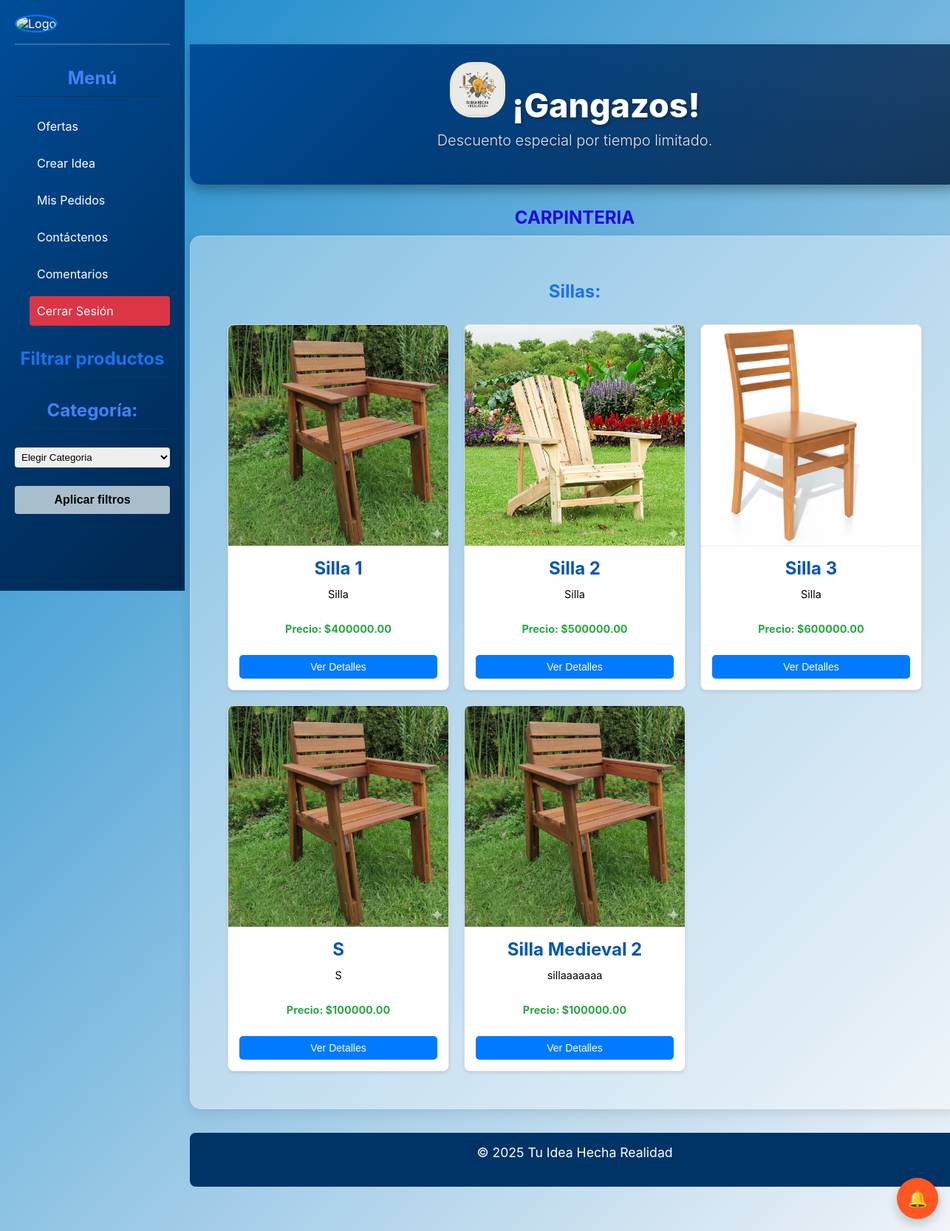
Page /vidrieria/ on the committed database.
### core/models.py (models this page shows)
class Sillas(models.Model):
    nombre2 = models.CharField(max_length=100)
    descripcion2 = models.CharField(max_length=250, default='', blank=True,null=True)
    precio2 = models.DecimalField(max_digits=10, decimal_places=2)
    imagen2 = models.ImageField(upload_to='uploads/productos/')
    cantidad_disponible = models.IntegerField(default=0)

### Productos/views.py (the view)
# urls.py: path('vidrieria/', views.vidrieria, name='vidrieria'),
def vidrieria(request):
    usernameCliente = request.session.get('usernameCliente')
    usuario = None
    if usernameCliente:
        try:
            usuario = UserClientes.objects.get(usernameCliente=usernameCliente)
        except UserClientes.DoesNotExist:
            pass
    sillas = Sillas.objects.all()
    context = {
        'sillas': sillas,
        'usuario': usuario
    }
    return render(request, "Productos/vidrieria.html", context)

### core/context_processors.py (called while the page is built, shortened)
def idea_notifications(request):
    username_cliente = request.session.get('usernameCliente')
    username_empresa = request.session.get('usernameEmpresa')
    has_notif = False
    try:
        if username_cliente:
            has_notif = MensajeIdea.objects.filter(
                idea__autor=username_cliente,
                remitente_tipo='empresa',
                leido=False
            ).exists()
    except Exception as e:
        print(f"Error en idea_notifications: {str(e)}")
        has_notif = False
    return {
        'has_idea_notifications': has_notif
    }

### Productos/templates/Productos/vidrieria.html (shortened to what this page needs)
<!DOCTYPE html>
<html lang="es">
<head>
    {% load static %}
    <link rel="stylesheet" href="{% static 'Productos/css/styles1.css' %}">
</head>
<body>
<div class="sidebar">
    <div class="sidebar-user-info">
        <a href="{% url 'perfilUsuario' %}" class="user-avatar-link">
            {% if usuario.foto_perfil %}
                <img src="{{ usuario.foto_perfil.url }}" alt="Foto de perfil" width="50" height="50" style="border-radius: 50%; border: 2px solid #007BFF; object-fit: cover;">
            {% else %}
                <img src="{% static 'core/img/Perfil.png' %}" alt="Logo" width="50" height="50" style="border-radius: 50%; border: 2px solid #007BFF;">
            {% endif %}
        </a>
    </div>
  <h2 class="h2-side">Menú</h2>
  <ul>
    <li><a href="{% url 'productos' %}">Ofertas</a></li>
    <li><a href="{% url 'idea' %}">Crear Idea</a></li>
    <li><a href="{% url 'mis_pedidos' %}">Mis Pedidos</a></li>
    <li><a href="{% url 'contact' %}">Contáctenos</a></li>
    <li><a href="{% url 'comentarios' %}">Comentarios</a></li>
    <li><a href="{% url 'logout' %}" class="logout-button">Cerrar Sesión</a></li>
  </ul>
  <div class="filtros">
    <h3>Filtrar productos</h3>
    <h2 for="categoria" class="h2-side">Categoría:</h2>
    <select id="categoria">
        <option value="">Elegir Categoria</option>
    </select>
    <button onclick="aplicarFiltros()">Aplicar filtros</button>
  </div>
</div>
<div class="main-content-wrapper">
  <header>
    <h1 class="div" style="text-align: center;">
      <img src="{% static 'core/img/Gemini_Generated_Image_tzay6utzay6utzay.jfif' %}" alt="Logo" width="75" height="75">
      ¡Gangazos!
    </h1>
    <p class="subtitulo">Descuento especial por tiempo limitado.</p>
  </header>
<section>
    <div>
        <h2>CARPINTERIA</h2>
        <section class="seccion-at">
            <div>
                <div>
                    <div>
                        <div>
                            <div>
                                <h3>Sillas:</h3>
                            </div>
                        </div>
                    </div>
                    <div class="contenedor-articulos" id="contenedorArticulos">
                        {% for silla in sillas %}
                        <div class="articulo">
                            {% if silla.imagen2 %}
                            <img src="{{ silla.imagen2.url }}" alt="{{ silla.nombre2 }}">
                            {% else %}
                            <img src="{% static 'Productos/img/Sillas.jpg' %}" alt="{{ silla.nombre2 }}">
                            {% endif %}
                            <div class="contenido-articulo">
                                <h3>{{ silla.nombre2 }}</h3>
                                <p>{{ silla.descripcion2 }}</p>
                                <p class="precio-destacado">Precio: ${{ silla.precio2 }}</p>
                                <button class="btn-ver-detalles" onclick="mostrarDetalles('silla', {{ silla.id }}, '{{ silla.nombre2|escapejs }}', '{{ silla.descripcion2|escapejs }}', '{{ silla.precio2 }}', '{% if silla.imagen2 %}{{ silla.imagen2.url }}{% else %}{% static 'Productos/img/Sillas.jpg' %}{% endif %}')">Ver Detalles</button>
                            </div>
                        </div>
                        {% endfor %}
                    </div>
                </div>
            </div>
        </section>
    </div>
</section>
    <footer>
        <p>&copy; 2025 Tu Idea Hecha Realidad</p>
    </footer>
</div>
{% include 'core/floating_buttons.html' %}
</body>
</html>

### rows in the picture
Sillas: imagen2 (picture), nombre2 "Silla 1", descripcion2 "Silla", precio2 "400000.00"
Sillas: imagen2 (picture), nombre2 "Silla 2", descripcion2 "Silla", precio2 "500000.00"
Sillas: imagen2 (picture), nombre2 "Silla 3", descripcion2 "Silla", precio2 "600000.00"
Sillas: imagen2 (picture), nombre2 "S", descripcion2 "S", precio2 "100000.00"
Sillas: nombre2 "Silla Medieval 2", descripcion2 "sillaaaaaaa", precio2 "100000.00"
